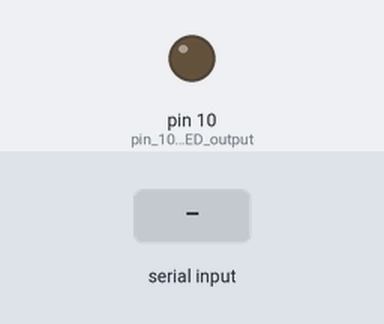
A sketch run on a simulated Arduino Uno, built with avr-gcc and run on an emulated ATmega328P. On the bench: output pins drawn as LEDs (lit = HIGH). The inputs (shaded band) are chosen by the test bench.

Above: at 1.2 s.
1.3 s: byte 30 received over Serial
At 1.48 s:
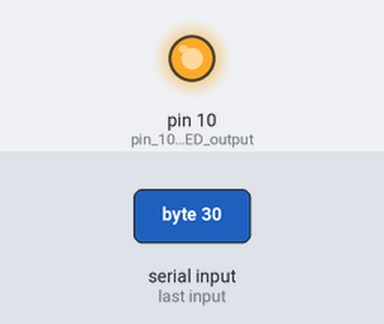
Timing chart, 0 to 4.3 s (numbered marks = the images above; inputs shaded):
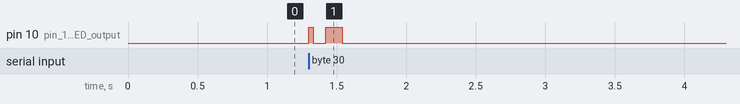

Measured:
- after the input at 1.3 s, pin 10 (pin_10_has_the_LED_output): LOW → HIGH at once, → LOW 0.03 s later, → HIGH 0.09 s later, → LOW 0.12 s later

The sketch:

LiFi_Fast_Transmitter.ino
```cpp
/*This program accepts any character entered into the Serial Monitor of the IDE, and converts the character to ASCII to binary,
 which is then used to control the glow of an LED */

int c,x,count = 0;

void setup() {
  // put your setup code here, to run once:
  Serial.begin(9600);   //sets up serial transmission between the Serial Port and Arduino to 9600 baud rate
  pinMode(10, OUTPUT);  //pin 10 has the LED output
}

void loop() {
  // put your main code here, to run repeatedly:
    if(Serial.available())
    {
      Serial.print("\n");
      int i;
      static int arr[8];
      for(i=0; i<8; i++)
        arr[i] = 0;
      c = Serial.read();  //Reads the actual text entered into Serial Port. Since c is integer, the text is converted to ASCII

    //ASCII to binary conversion
      while(c > 0)
      {
        x = c % 2;  //converting ASCII to binary (note that this means that the numbers are represented according to ASCII binary. 9 may not be 1001, 8 may not be 1000....
        c = c / 2;
        arr[count++] = x;
      }
      count = 8;

      //Reverse the bit array
      digitalWrite(10,HIGH);
      delay(30);
      digitalWrite(10,LOW);
      while(count-1>= 0) //since the result of modular division has to be reversed
      {
        if(arr[count-1] == 0)  //if the bit is 0
          digitalWrite(10, LOW);
        else if(arr[count-1] == 1)  //else if the bit is 1
          digitalWrite(10, HIGH);
        delay(30);  //delay of 500 ms
        count--;
      }
      digitalWrite(10, LOW);
      delay(30);
    }
}
```
